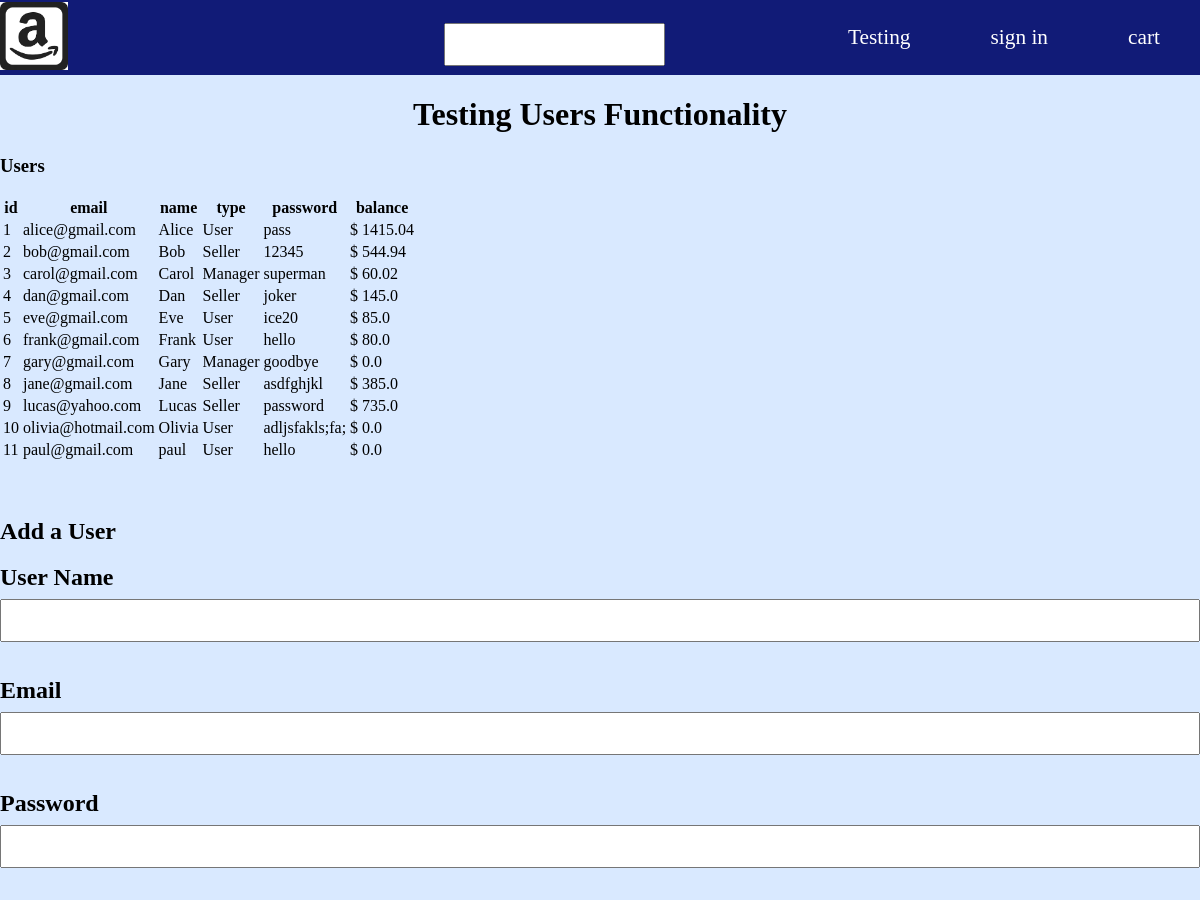
/test (upper part), run on an earlier commit of the app's database.
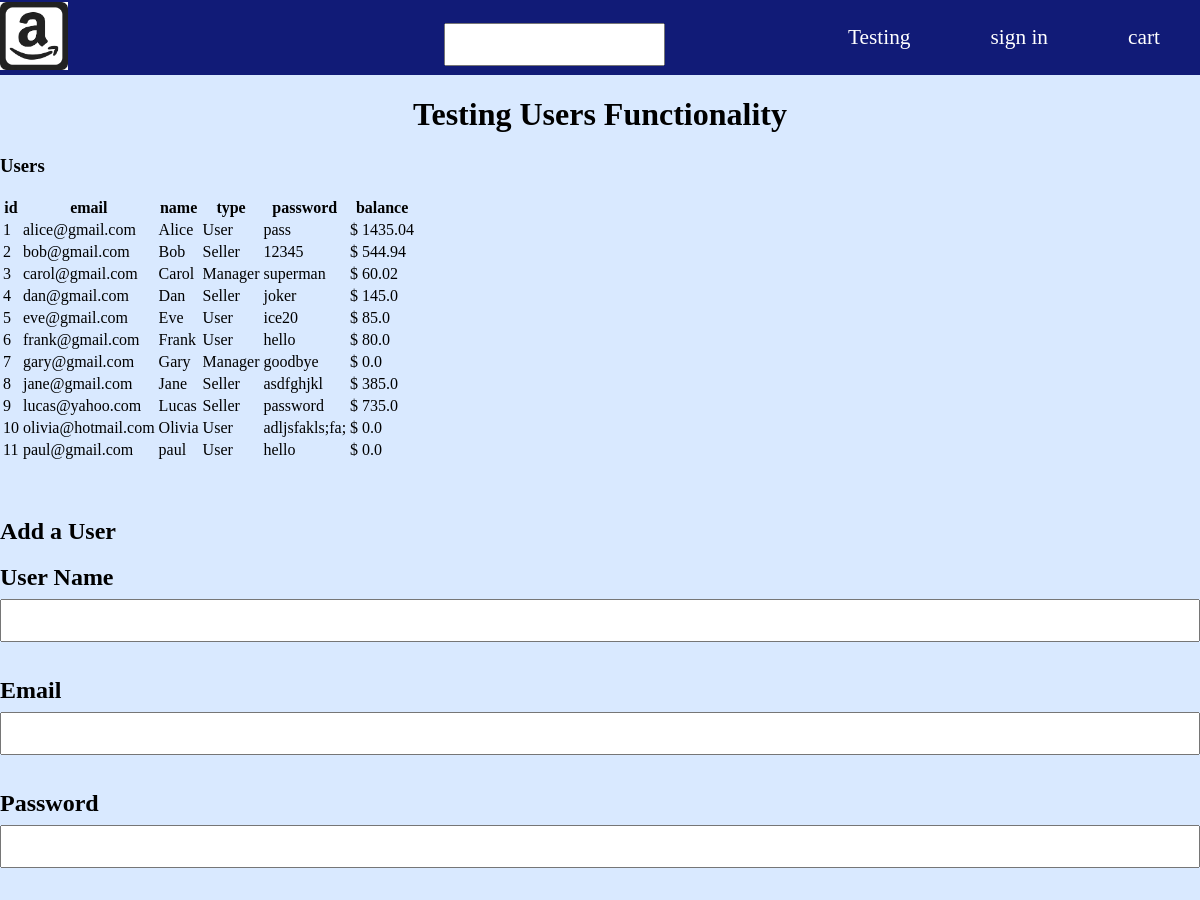
And on a later commit of the database.
### models.py (models this page shows, shortened)
class User(Base):
    __tablename__ = 'users'
    id = Column(Integer, primary_key=True)
    email = Column(String(20), unique=True)
    name = Column(String(30), unique=False)
    password = Column(String(20), unique=False)
    balance = Column(Float, unique = False)
    type = Column(String(20), unique=False)
    street = Column(String(20), unique=False)
    city = Column(String(20), unique=False)
    zip = Column(Integer, unique=False)
    state = Column(String(2), unique=False)
    listings = relationship("Listing",back_populates="seller",cascade="all, delete-orphan")
    carts = relationship("Cart",back_populates="user",cascade="all, delete-orphan")
    orders_buy = relationship("Order",back_populates="user",primaryjoin="User.id==Order.user_id",cascade="all, delete-orphan")
    orders_sell = relationship("Order",back_populates="seller",primaryjoin="User.id==Order.seller_id",cascade="all, delete-orphan")
    reviews_buy = relationship("Review",back_populates="user",primaryjoin="User.id==Review.user_id",cascade="all, delete-orphan")
    reviews_sell = relationship("Review",back_populates="seller",primaryjoin="User.id==Review.seller_id",cascade="all, delete-orphan")
    warehouse = relationship("ManagerLocation",back_populates="manager",uselist=False,cascade="all, delete-orphan")
    __table_args__ = (
        CheckConstraint('type="User" OR type="Seller" OR type="Manager"'),
        CheckConstraint('balance >= 0'),{}
        )

### app.py (the view)
@app.route('/test')
def test():
    return render_template(
        'test.html',
        users = User.query.all(),
        sellers = User.query.filter_by(type="Seller"),
        warehouses = Warehouse.query.all(),
        cats = Category.query.all(),
        incats = InCat.query.all(),
        items = Item.query.all(),
        reviews = Review.query.all(),
        listings = Listing.query.all(),
        carts = Cart.query.all(),
        orders = Order.query.all(),
        name = Name(), type = Type()
    )

### app.py (called while the page is built)
def Name():
    return session.get('NAME')

def Type():
    return session.get('TYPE')

### templates/test.html (shortened to what this page needs)
{% extends 'base.html' %}
{% block body %}
<h1>Testing Users Functionality</h1>
<h3>Users</h3>
<table>
  <thead>
    <th>id</th>
    <th>email</th>
    <th>name</th>
    <th>type</th>
    <th>password</th>
    <th>balance</th>
  </thead>
  <tbody>
  {% for user in users %}
    <tr>
      <td> {{ user.id }}</td>
      <td> {{ user.email }}</td>
      <td> {{ user.name }}</td>
      <td> {{ user.type }}</td>
      <td> {{ user.password }}</td>
      <td> $ {{ user.balance }}</td>
    </tr>
  {% endfor %}
  </tbody>
</table>
<br /><br />
<h2>Add a User<h2>
<form action="/add_user" >
  <label>User Name</label><br />
  <input type="text" name="name" />
  <br />
  <br />
  <label>Email</label><br />
  <input type="text" name="email" />
  <br/>
  <br />
  <label>Password</label><br />
  <input type="text" name="password" />
  <br />
  <br />
  <label>Type</label><br />
  <br />
  <br />
  <label>Address</label><br/>
  <br />
  <br />
</form>
<br /><br />
{% endblock %}

What changed in the data, as far as the page shows it:
changed User "alice@gmail.com": balance "1415.04" → "1435.04"
